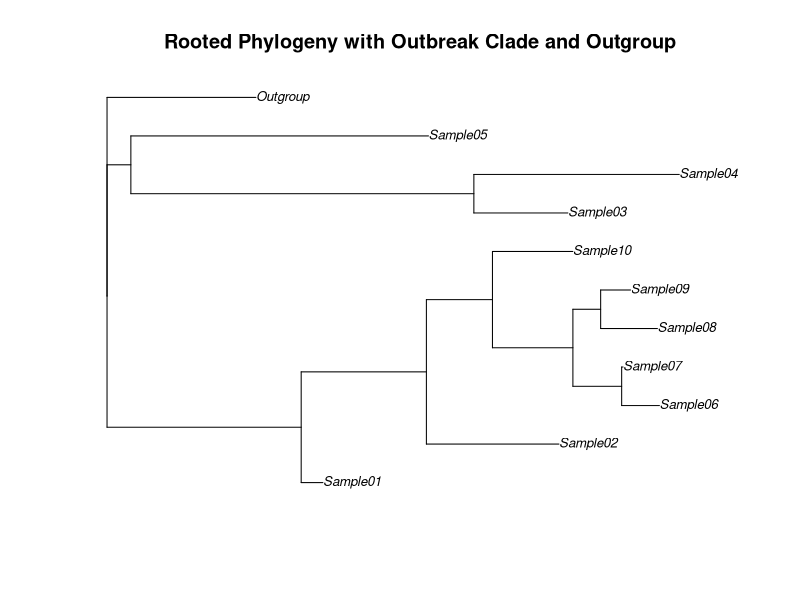

Generate this figure with R:
# Install and load the ape package if not already installed
if (!requireNamespace("ape", quietly = TRUE)) {
install.packages("ape")
}
library(ape)
# Step 1: Generate a random phylogenetic tree
num_tips_main_clade <- sample(3:8, 1)
main_tree <- rtree(n = num_tips_main_clade)  # Create a random phylogeny with 10 tips
# Step 2: Modify a branch to be very long to mimic an outbreak
branch_to_extend <- 5  # Choose a branch to extend (can be adjusted)
main_tree$edge.length[branch_to_extend] <- main_tree$edge.length[branch_to_extend] * 10  # Extend branch
# Step 3: Generate another random phylogeny with 3–8 tips and scale down branch lengths
num_tips_new_clade <- sample(3:8, 1)  # Randomly select the number of tips (3 to 8)
new_clade <- rtree(n = num_tips_new_clade)  # Create a small random phylogeny
new_clade$edge.length <- new_clade$edge.length * 0.3  # Scale branch lengths down to make them shorter
# Step 4: Identify the node where the long branch ends
target_node <- main_tree$edge[branch_to_extend, 2]  # Find the endpoint of the extended branch
# Step 5: Graft the new clade onto the target node
combined_tree <- bind.tree(main_tree, new_clade, where = target_node)
# Step 6: Add an outgroup to the tree
# Create a single-tip tree for the outgroup
outgroup <- rtree(n = 1)
outgroup$tip.label <- "Outgroup"
# Bind the outgroup to the combined tree
final_tree_with_outgroup <- bind.tree(combined_tree, outgroup, where = length(combined_tree$tip.label) + 1)
# Step 7: Root the tree using the outgroup
rooted_tree <- root(final_tree_with_outgroup, outgroup = "Outgroup", resolve.root = TRUE)
# Step 8: Rename tips with meaningful names
tip_count <- length(rooted_tree$tip.label) - 1  # Exclude the outgroup
rooted_tree$tip.label[1:tip_count] <- paste0("Sample", sprintf("%02d", 1:tip_count))
rooted_tree$tip.label[tip_count + 1] <- "Outgroup"  # Ensure the outgroup retains its name
# Step 9: Plot the final rooted tree
plot(rooted_tree, main = "Rooted Phylogeny with Outbreak Clade and Outgroup", cex = 0.8)